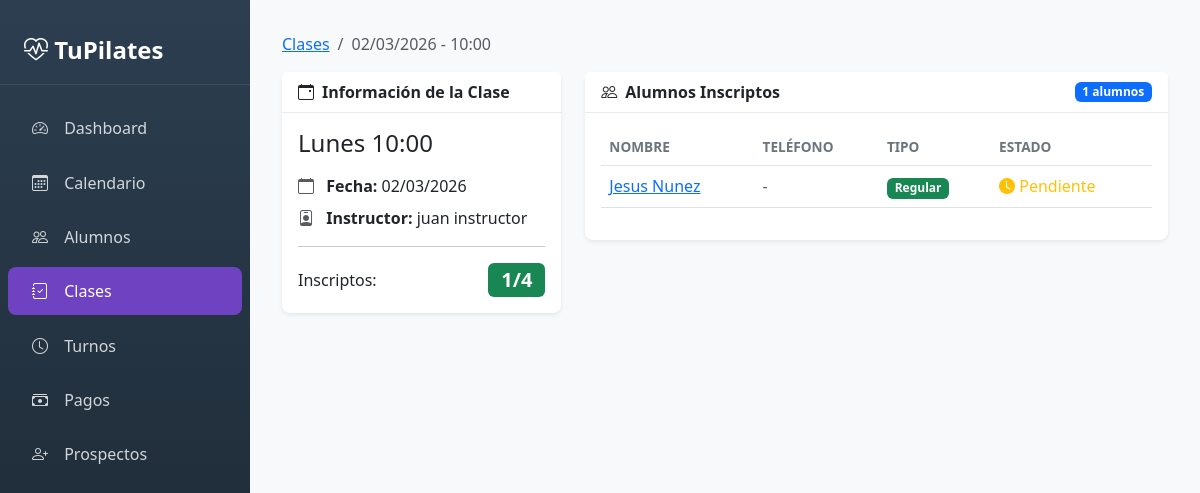
Screenshot of /panel/clases/3/ with the database file from the repository.
### Pilapp/models.py (models this page shows, shortened)
class Clase(models.Model):
    id_clase = models.AutoField(primary_key=True)
    id_instructor = models.ForeignKey(Instructor, on_delete=models.CASCADE)
    id_turno = models.ForeignKey(Turno, on_delete=models.CASCADE)
    fecha = models.DateField()
    @property
    def total_inscriptos(self):
        from .models import AlumnoClase, AlumnoClaseOcasional  # Evitar import circular
        cantidad_regulares = AlumnoClase.objects.filter(id_clase_id=self.id_clase).count()
        cantidad_ocasionales = AlumnoClaseOcasional.objects.filter(id_clase_id=self.id_clase).count()
        return cantidad_regulares + cantidad_ocasionales

class Turno(models.Model):
    DIAS_CHOICES = [
        ('Lunes', 'Lunes'),
        ('Martes', 'Martes'),
        ('Miércoles', 'Miércoles'),
        ('Jueves', 'Jueves'),
        ('Viernes', 'Viernes'),
        ('Sábado', 'Sábado'),
    ]
    id_turno = models.AutoField(primary_key=True)
    horario = models.TimeField()
    dia = models.CharField(max_length=10, choices=DIAS_CHOICES)

class Instructor(models.Model):
    id_instructor = models.AutoField(primary_key=True)
    id_persona = models.ForeignKey(Persona, on_delete=models.CASCADE)

class Persona(models.Model):
    id_persona = models.AutoField(primary_key=True)
    nombre = models.CharField(max_length=100)
    apellido = models.CharField(max_length=100)
    telefono = models.CharField(max_length=20, blank=True, null=True)
    ruc = models.CharField(max_length=20, blank=True, null=True)
    observaciones = models.TextField(blank=True, null=True)

class AlumnoClase(models.Model):
    id_alumno_clase = models.AutoField(primary_key=True)
    id_alumno_paquete = models.ForeignKey(AlumnoPaquete, on_delete=models.CASCADE)
    id_clase = models.ForeignKey(Clase, on_delete=models.CASCADE)
    estado = models.CharField(max_length=50, choices=[("asistió", "Asistió"), ("faltó", "Faltó"), ("canceló", "Canceló"), ("recuperó", "Recuperó"), ("reprogramó","Reprogramó"), ("pendiente", "Pendiente")])

class AlumnoPaquete(models.Model):
    id_alumno_paquete = models.AutoField(primary_key=True)
    id_alumno = models.ForeignKey(Alumno, on_delete=models.CASCADE)
    id_paquete = models.ForeignKey(Paquete, on_delete=models.CASCADE)
    estado = models.CharField(max_length=50, choices=[("activo", "Activo"), ("expirado", "Expirado")])
    estado_pago = models.CharField(max_length=50, choices=[
        ("pendiente", "Pendiente"),
        ("pagado", "Pagado"),
        ("parcial", "Pago Parcial")
    ], default="pendiente")
    fecha_inicio = models.DateField(null=True)

class Alumno(models.Model):
    id_alumno = models.AutoField(primary_key=True)
    id_persona = models.ForeignKey(Persona, on_delete=models.CASCADE)
    canal_captacion = models.CharField(max_length=100, blank=True, null=True)
    ultima_clase = models.DateField(blank=True, null=True)
    estado = models.CharField(max_length=50, choices=[
        ('ocasional', 'Ocasional'),  # Attends without package
        ('regular', 'Regular'),       # Has an active package
        ('inactivo', 'Inactivo')      # No active packages
    ], default='ocasional')

### Pilapp/views_panel.py (the view)
def panel_clase_detalle(request, id_clase):
    clase = get_object_or_404(Clase.objects.select_related('id_turno', 'id_instructor__id_persona'), id_clase=id_clase)
    alumnos_regulares = AlumnoClase.objects.filter(id_clase=clase).select_related(
        'id_alumno_paquete__id_alumno__id_persona'
    )
    alumnos_ocasionales = AlumnoClaseOcasional.objects.filter(id_clase=clase).select_related(
        'id_alumno__id_persona'
    )
    return render(request, 'admin_panel/clases/detalle.html', {
        'clase': clase,
        'alumnos_regulares': alumnos_regulares,
        'alumnos_ocasionales': alumnos_ocasionales,
    })

### Pilapp/templates/admin_panel/clases/detalle.html (shortened to what this page needs)
{% extends 'admin_panel/base.html' %}
{% block content %}
<nav aria-label="breadcrumb" class="mb-3">
    <ol class="breadcrumb">
        <li class="breadcrumb-item"><a href="{% url 'panel_clases' %}">Clases</a></li>
        <li class="breadcrumb-item active">{{ clase.fecha|date:"d/m/Y" }} - {{ clase.id_turno.horario|time:"H:i" }}</li>
    </ol>
</nav>
<div class="row g-4">
    <div class="col-md-4">
        <div class="card">
            <div class="card-header">
                <i class="bi bi-calendar-event me-2"></i>Información de la Clase
            </div>
            <div class="card-body">
                <h4 class="mb-3">{{ clase.id_turno.dia }} {{ clase.id_turno.horario|time:"H:i" }}</h4>
                <p class="mb-2">
                    <i class="bi bi-calendar me-2 text-muted"></i>
                    <strong>Fecha:</strong> {{ clase.fecha|date:"d/m/Y" }}
                </p>
                <p class="mb-2">
                    <i class="bi bi-person-badge me-2 text-muted"></i>
                    <strong>Instructor:</strong> {{ clase.id_instructor.id_persona.nombre }} {{ clase.id_instructor.id_persona.apellido }}
                </p>
                <hr>
                <div class="d-flex justify-content-between align-items-center">
                    <span>Inscriptos:</span>
                    <span class="badge fs-5 {% if clase.total_inscriptos >= 4 %}bg-danger{% elif clase.total_inscriptos >= 2 %}bg-warning{% else %}bg-success{% endif %}">
                        {{ clase.total_inscriptos }}/4
                    </span>
                </div>
            </div>
        </div>
    </div>
    <div class="col-md-8">
        <div class="card">
            <div class="card-header d-flex justify-content-between align-items-center">
                <span><i class="bi bi-people me-2"></i>Alumnos Inscriptos</span>
                <span class="badge bg-primary">{{ clase.total_inscriptos }} alumnos</span>
            </div>
            <div class="card-body">
                {% if alumnos_regulares or alumnos_ocasionales %}
                <div class="table-responsive">
                    <table class="table table-hover">
                        <thead>
                            <tr>
                                <th>Nombre</th>
                                <th>Teléfono</th>
                                <th>Tipo</th>
                                <th>Estado</th>
                            </tr>
                        </thead>
                        <tbody>
                            {% for ac in alumnos_regulares %}
                            <tr>
                                <td>
                                    <a href="{% url 'panel_alumno_detalle' ac.id_alumno_paquete.id_alumno.id_alumno %}">
                                        {{ ac.id_alumno_paquete.id_alumno.id_persona.nombre }}
                                        {{ ac.id_alumno_paquete.id_alumno.id_persona.apellido }}
                                    </a>
                                </td>
                                <td>
                                    {% if ac.id_alumno_paquete.id_alumno.id_persona.telefono %}
                                    <a href="https://wa.me/{{ ac.id_alumno_paquete.id_alumno.id_persona.telefono }}" target="_blank">
                                        <i class="bi bi-whatsapp text-success"></i>
                                        {{ ac.id_alumno_paquete.id_alumno.id_persona.telefono }}
                                    </a>
                                    {% else %}
                                    <span class="text-muted">-</span>
                                    {% endif %}
                                </td>
                                <td><span class="badge bg-success">Regular</span></td>
                                <td>
                                    {% if ac.estado == 'asistió' %}
                                    <span class="text-success"><i class="bi bi-check-circle-fill"></i> Asistió</span>
                                    {% elif ac.estado == 'faltó' %}
                                    <span class="text-danger"><i class="bi bi-x-circle-fill"></i> Faltó</span>
                                    {% elif ac.estado == 'pendiente' %}
                                    <span class="text-warning"><i class="bi bi-clock-fill"></i> Pendiente</span>
                                    {% else %}
                                    <span class="text-muted">{{ ac.estado|title }}</span>
                                    {% endif %}
                                </td>
                            </tr>
                            {% endfor %}
                        </tbody>
                    </table>
                </div>
                {% else %}
                <p class="text-muted text-center py-4 mb-0">
                    <i class="bi bi-person-x me-2"></i>No hay alumnos inscriptos en esta clase
                </p>
                {% endif %}
            </div>
        </div>
    </div>
</div>
{% endblock %}

### Pilapp/templates/admin_panel/base.html (style rules this page uses)
:root { --sidebar-width: 250px; --primary-color: #6f42c1; --secondary-color: #e9ecef; }
body { min-height: 100vh; background-color: #f8f9fa; }
.card { border: none; box-shadow: 0 0.125rem 0.25rem rgba(0,0,0,0.075); border-radius: 0.5rem; }
.card-header { background-color: #fff; border-bottom: 1px solid #e9ecef; font-weight: 600; }
.table th { font-weight: 600; color: #6c757d; font-size: 0.85rem; text-transform: uppercase; }

### rows the page displays
Clase: fecha "02/03/2026", id_turno.horario "10:00", id_turno.dia "Lunes", id_instructor.id_persona.nombre "juan", id_instructor.id_persona.apellido "instructor", total_inscriptos "1"
AlumnoClase: id_alumno_paquete.id_alumno.id_persona.nombre "Jesus", id_alumno_paquete.id_alumno.id_persona.apellido "Nunez", estado "pendiente" (drawn)
